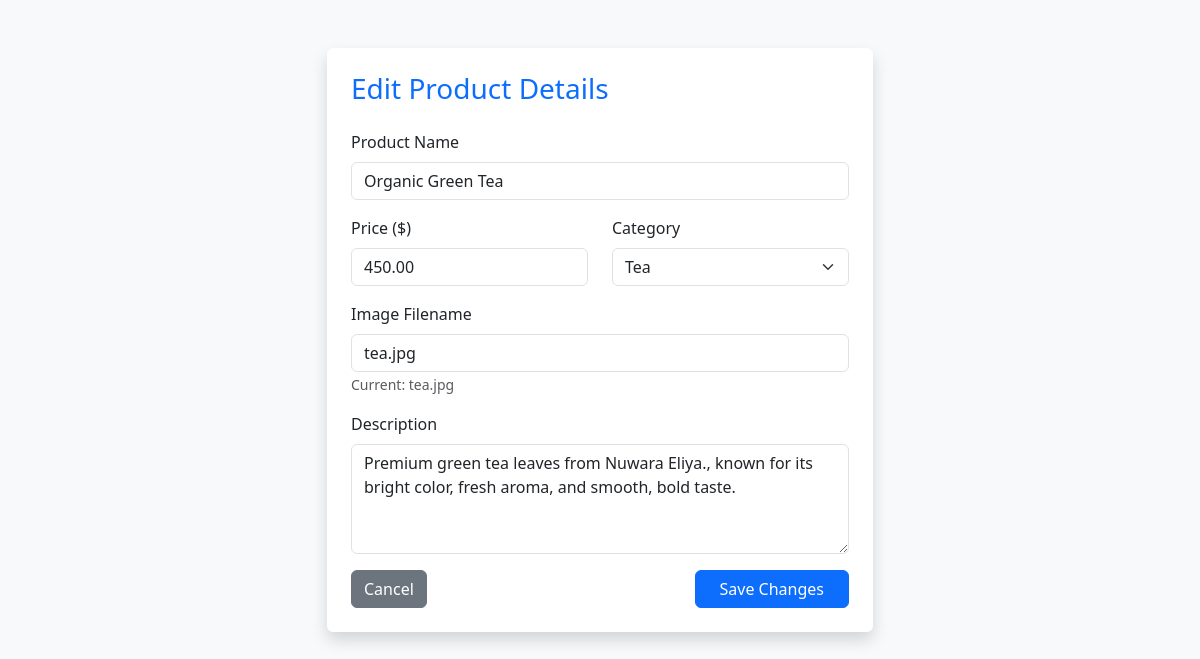
Screenshot of /edit_product.php?id=2 (signed in) with the database file from the repository.
### tables this page shows
CREATE TABLE `products` (
  `id` int NOT NULL,
  `name` varchar(100) NOT NULL,
  `category` enum('Tea','Spices','Coffee','Cupcake') NOT NULL,
  `price` decimal(10,2) NOT NULL,
  `description` text,
  `image` varchar(255) DEFAULT NULL
);

### edit_product.php (the view, shortened to what this page needs)
<?php
include 'db.php';
if (isset($_GET['id'])) {
    $id = $_GET['id'];
    $result = $conn->query("SELECT * FROM products WHERE id = $id");
    if ($result->num_rows > 0) {
        $product = $result->fetch_assoc();
    } else {
        echo "Product not found!";
        exit;
    }
} else {
    header("Location: admin.php");
    exit;
}
?>
<!DOCTYPE html>
<html lang="en">
<head>
    <link href="https://cdn.jsdelivr.net/npm/bootstrap@5.3.2/dist/css/bootstrap.min.css" rel="stylesheet">
</head>
<body class="bg-light">
<div class="container py-5">
    <div class="row justify-content-center">
        <div class="col-md-6">
            <div class="card shadow border-0">
                <div class="card-body p-4">
                    <h3 class="mb-4 text-primary">Edit Product Details</h3>
                    <form method="POST">
                        <div class="mb-3">
                            <label class="form-label">Product Name</label>
                            <input type="text" name="name" class="form-control" value="<?php echo $product['name']; ?>" required>
                        </div>
                        <div class="row">
                            <div class="col-md-6 mb-3">
                                <label class="form-label">Price ($)</label>
                                <input type="number" step="0.01" name="price" class="form-control" value="<?php echo $product['price']; ?>" required>
                            </div>
                            <div class="col-md-6 mb-3">
                                <label class="form-label">Category</label>
                                <select name="category" class="form-select">
                                    <option value="Tea" <?php if($product['category'] == 'Tea') echo 'selected'; ?>>Tea</option>
                                </select>
                            </div>
                        </div>
                        <div class="mb-3">
                            <label class="form-label">Image Filename</label>
                            <input type="text" name="image" class="form-control" value="<?php echo $product['image']; ?>" required>
                            <small class="text-muted">Current: <?php echo $product['image']; ?></small>
                        </div>
                        <div class="mb-3">
                            <label class="form-label">Description</label>
                            <textarea name="description" class="form-control" rows="4"><?php echo $product['description']; ?></textarea>
                        </div>
                        <div class="d-flex justify-content-between">
                            <a href="admin.php" class="btn btn-secondary">Cancel</a>
                            <button type="submit" name="update_product" class="btn btn-primary px-4">Save Changes</button>
                        </div>
                    </form>
                </div>
            </div>
        </div>
    </div>
</div>
</body>
</html>

### rows the page displays
products: name "Organic Green Tea", price "450.00", category "Tea", image "tea.jpg", description "Premium green tea leaves from Nuwara Eliya., known for its bright color, fresh aroma, and smooth, bold taste."
